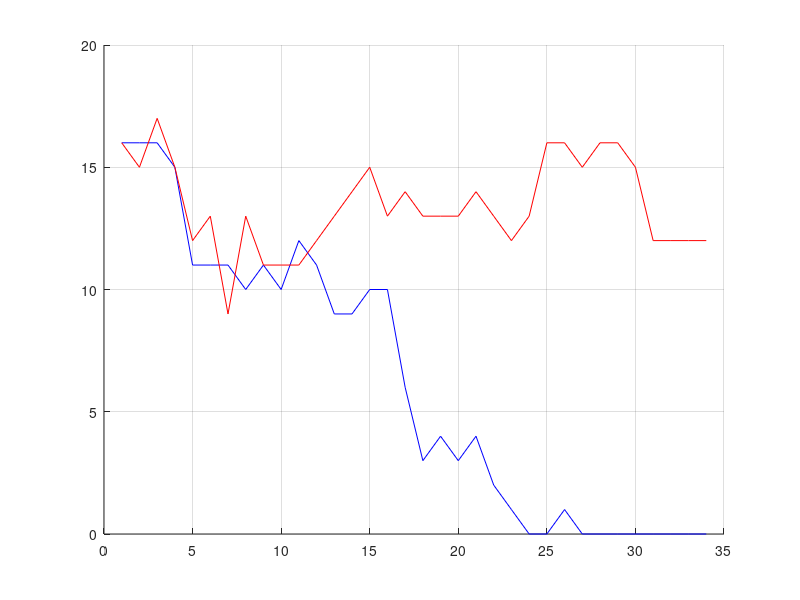

The MATLAB script that drew this image:
clear;
clc;

% M = dlmread('AllMotionVectorCollcted.txt');
M = dlmread('stdUMotionVector.txt');

r = M(:,1);
r = 2*(r-0.5); %das hier sollte noch an anderer Stelle behoben werden. Statt 0 sollte -1 in r stehen
completeM = M(:,2:end);

[numVect, numComp]= size(completeM);

[V,K,Variances] = princomp(completeM);

averageMotionVector = mean(completeM(:,:));

dlmwrite('averageMotionVector.txt',averageMotionVector);

% anstelle von cK=r verwende ich Kc=r, da die Matrizen transponiert sind
% c = K\r;
c = r'/K';
c = c';

dlmwrite('classifier.txt',c);
dlmwrite('eigenVectors.txt',V); %V hat Eigenvektoren in jeder Spalte

%Fehlklassifikationen mit komplettem Datensatz ermitteln
misclassificationsCompleteData = zeros(1,min(numVect,numComp));

for i=1:min(numVect,numComp)
   c_i = c(1:i);
   K_i = K(:,1:i);
   r_i = K_i*c_i;
   r_i = r_i.*r;
   for j=1:size(r_i)
       if r_i(j) < 0
           misclassificationsCompleteData(i) = misclassificationsCompleteData(i)+1;
       end
   end
end

%Fehlklassifikationen mit Teildatensatz ermitteln
misclassificationsMit = zeros(1,min(numVect,numComp));
misclassificationsOhne = zeros(1,min(numVect,numComp));

specificMisclassifications = zeros(numVect,numVect);

for k=1:numVect/2
    if 1==k
       M_k=M(3:end,:);
    else
        if k==numVect/2
            M_k=M(1:end-2,:);
        else
            M_k = vertcat(M(1:2*(k-1),:),M(2*k+1:end,:));
        end
    end
    r_k = M_k(:,1);
    r_k = 2*(r_k-0.5);
    M_k = M_k(:,2:end);
    average_k = mean(M_k(:,:));
    [V_k,K_k,Variances_k] = princomp(M_k);
    c_k = K_k\r_k;
    
    k_k = (completeM(2*k-1:2*k,:)-ones(2,1)*average_k)/V_k';
    
    for i=1:min(numVect,numComp)
       c_ki = c_k(1:i);
       k_ki = k_k(:,1:i);
       r_ki = k_ki*c_ki;
       for j=1:2
           if r_ki(j) < 0
               if r(2*k-2+j) > 0
                   misclassificationsMit(i) = misclassificationsMit(i)+1;
                   specificMisclassifications(2*k-2+j,i) = 1;
               end
           else
               if r(2*k-2+j) < 0
                   misclassificationsOhne(i) = misclassificationsOhne(i)+1;
                   specificMisclassifications(2*k-2+j,i) = 1;
               end  
           end
       end
    end
end


sumSpecMis = sum(specificMisclassifications');
sumSpecMis = sumSpecMis';

dlmwrite('sumMisclassifications.txt',sumSpecMis);

hold all;
grid on;
% plot(misclassificationsMit,'g-');
% plot(misclassificationsOhne,'y-');
plot(misclassificationsCompleteData,'b-');
plot(misclassificationsMit+misclassificationsOhne,'r-');
hold off;
